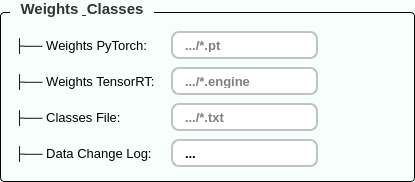
               <widget class="QGroupBox" name="groupBox_weights">
                <property name="minimumSize">
                 <size>
                  <width>0</width>
                  <height>0</height>
                 </size>
                </property>
                <property name="font">
                 <font>
                  <family>Segoe UI</family>
                  <pointsize>-1</pointsize>
                  <weight>75</weight>
                  <bold>true</bold>
                 </font>
                </property>
                <property name="styleSheet">
                 <string notr="true">/* Khung chính của GroupBox */
QGroupBox {
    background-color: #F7FFFD; /* Màu nền theo yêu cầu của bạn */
    border: 1px solid #000000; /* Viền xám mảnh để định hình khối */
    border-radius: 4px;        /* Bo tròn góc 4px đồng bộ với QPushButton */
    margin-top: 12px;          /* Tạo khoảng cách phía trên để nhường chỗ cho chữ tiêu đề */
    font-size: 15px;           /* Kích thước chữ tiêu đề */
    font-weight: bold;         /* Làm đậm chữ tiêu đề */
    color: #333333;            /* Màu chữ tiêu đề */
}

/* Tùy chỉnh vị trí của chữ tiêu đề GroupBox */
QGroupBox::title {
    subcontrol-origin: margin;
    subcontrol-position: top left; /* Đặt tiêu đề ở góc trên bên trái */
    left: 10px;                    /* Đẩy chữ dịch vào trong một chút cho đẹp */
    padding: 0px 5px;              /* Khoảng cách đệm xung quanh chữ */
}
</string>
                </property>
                <property name="title">
                 <string>Weights &amp; Classes</string>
                </property>
                <layout class="QVBoxLayout" name="vlayout_group_weights">
                 <property name="spacing">
                  <number>8</number>
                 </property>
                 <property name="leftMargin">
                  <number>14</number>
                 </property>
                 <property name="topMargin">
                  <number>18</number>
                 </property>
                 <property name="rightMargin">
                  <number>14</number>
                 </property>
                 <property name="bottomMargin">
                  <number>14</number>
                 </property>
                 <item>
                  <layout class="QHBoxLayout" name="hlayout_pt">
                   <property name="spacing">
                    <number>6</number>
                   </property>
                   <item>
                    <widget class="QLabel" name="label_8">
                     <property name="minimumSize">
                      <size>
                       <width>150</width>
                       <height>0</height>
                      </size>
                     </property>
                     <property name="font">
                      <font>
                       <pointsize>10</pointsize>
                      </font>
                     </property>
                     <property name="text">
                      <string>├── Weights PyTorch:</string>
                     </property>
                    </widget>
                   </item>
                   <item>
                    <widget class="QLineEdit" name="lineEdit_weight_pytorch">
                     <property name="minimumSize">
                      <size>
                       <width>0</width>
                       <height>28</height>
                      </size>
                     </property>
                     <property name="font">
                      <font>
                       <family>Segoe UI</family>
                       <pointsize>10</pointsize>
                       <weight>75</weight>
                       <bold>true</bold>
                      </font>
                     </property>
                     <property name="styleSheet">
                      <string notr="true">QLineEdit {
    border-radius: 8px;
    border: 2px solid #bdc3c7; /* Đường viền */
    padding: 5px 10px; /* Khoảng cách chữ với viền để không bị đè vào góc bo */
    background-color: white;
}

/* Hiệu ứng khi nhấn chuột vào ô nhập (tùy chọn) */
QLineEdit:focus {
    border: 2px solid #3498db; 
}
</string>
                     </property>
                     <property name="text">
                      <string/>
                     </property>
                     <property name="placeholderText">
                      <string>.../*.pt</string>
                     </property>
                    </widget>
                   </item>
                   <item>
                    <widget class="QPushButton" name="pushButton_weight_pytorch">
                     <property name="minimumSize">
                      <size>
                       <width>35</width>
                       <height>28</height>
                      </size>
                     </property>
                     <property name="font">
                      <font>
                       <pointsize>10</pointsize>
                      </font>
                     </property>
                     <property name="styleSheet">
                      <string notr="true">QPushButton {
    background-color: transparent;
    border: none;
    border-radius: 6px;
}
QPushButton:hover {
    background-color: rgba(0, 0, 0, 25);     /* nền hiện ra khi rê chuột */
}
QPushButton:pressed {
    background-color: rgba(0, 0, 0, 50);     /* đậm hơn khi nhấn */
}</string>
                     </property>
                     <property name="text">
                      <string/>
                     </property>
                     <property name="icon">
                      <iconset>
                       <normaloff>assert/icon/folder1.png</normaloff>assert/icon/folder1.png</iconset>
                     </property>
                     <property name="iconSize">
                      <size>
                       <width>20</width>
                       <height>20</height>
                      </size>
                     </property>
                    </widget>
                   </item>
                   <item>
                    <widget class="QPushButton" name="pushButton_weight_pytorch_2">
                     <property name="minimumSize">
                      <size>
                       <width>35</width>
                       <height>28</height>
                      </size>
                     </property>
                     <property name="font">
                      <font>
                       <pointsize>10</pointsize>
                       <weight>75</weight>
                       <bold>true</bold>
                      </font>
                     </property>
                     <property name="toolTip">
                      <string>Load model from weight .pt file</string>
                     </property>
                     <property name="styleSheet">
                      <string notr="true">QPushButton {
    background-color: transparent;
    border: none;
    border-radius: 6px;
}
QPushButton:hover {
    background-color: rgba(0, 0, 0, 25);     /* nền hiện ra khi rê chuột */
}
QPushButton:pressed {
    background-color: rgba(0, 0, 0, 50);     /* đậm hơn khi nhấn */
}</string>
                     </property>
                     <property name="text">
                      <string/>
                     </property>
                     <property name="icon">
                      <iconset>
                       <normaloff>assert/icon/upload.png</normaloff>assert/icon/upload.png</iconset>
                     </property>
                     <property name="iconSize">
                      <size>
                       <width>20</width>
                       <height>20</height>
                      </size>
                     </property>
                    </widget>
                   </item>
                  </layout>
                 </item>
                 <item>
                  <layout class="QHBoxLayout" name="hlayout_trt">
                   <property name="spacing">
                    <number>6</number>
                   </property>
                   <item>
                    <widget class="QLabel" name="label_10">
                     <property name="minimumSize">
                      <size>
                       <width>150</width>
                       <height>0</height>
                      </size>
                     </property>
                     <property name="font">
                      <font>
                       <pointsize>10</pointsize>
                      </font>
                     </property>
                     <property name="text">
                      <string>├── Weights TensorRT:</string>
                     </property>
                    </widget>
                   </item>
                   <item>
                    <widget class="QLineEdit" name="lineEdit_weight_tensorrt">
                     <property name="minimumSize">
                      <size>
                       <width>0</width>
                       <height>28</height>
                      </size>
                     </property>
                     <property name="font">
                      <font>
                       <family>Segoe UI</family>
                       <pointsize>10</pointsize>
                       <weight>75</weight>
                       <bold>true</bold>
                      </font>
                     </property>
                     <property name="styleSheet">
                      <string notr="true">QLineEdit {
    border-radius: 8px;
    border: 2px solid #bdc3c7; /* Đường viền */
    padding: 5px 10px; /* Khoảng cách chữ với viền để không bị đè vào góc bo */
    background-color: white;
}

/* Hiệu ứng khi nhấn chuột vào ô nhập (tùy chọn) */
QLineEdit:focus {
    border: 2px solid #3498db; 
}
</string>
                     </property>
                     <property name="text">
                      <string/>
                     </property>
                     <property name="placeholderText">
                      <string>.../*.engine</string>
                     </property>
                    </widget>
                   </item>
                   <item>
                    <widget class="QPushButton" name="pushButton_broswer_tensort">
                     <property name="minimumSize">
                      <size>
                       <width>35</width>
                       <height>28</height>
                      </size>
                     </property>
                     <property name="font">
                      <font>
                       <pointsize>10</pointsize>
                      </font>
                     </property>
                     <property name="styleSheet">
                      <string notr="true">QPushButton {
    background-color: transparent;
    border: none;
    border-radius: 6px;
}
QPushButton:hover {
    background-color: rgba(0, 0, 0, 25);     /* nền hiện ra khi rê chuột */
}
QPushButton:pressed {
    background-color: rgba(0, 0, 0, 50);     /* đậm hơn khi nhấn */
}</string>
                     </property>
                     <property name="text">
                      <string/>
                     </property>
                     <property name="icon">
                      <iconset>
                       <normaloff>assert/icon/folder1.png</normaloff>assert/icon/folder1.png</iconset>
                     </property>
                     <property name="iconSize">
                      <size>
                       <width>20</width>
                       <height>20</height>
                      </size>
                     </property>
                    </widget>
                   </item>
                   <item>
                    <widget class="QPushButton" name="pushButton_model_tensorrt">
                     <property name="minimumSize">
                      <size>
                       <width>35</width>
                       <height>28</height>
                      </size>
                     </property>
                     <property name="font">
                      <font>
                       <pointsize>10</pointsize>
                       <weight>75</weight>
                       <bold>true</bold>
                      </font>
                     </property>
                     <property name="toolTip">
                      <string>Load model from weight .engine file</string>
                     </property>
                     <property name="styleSheet">
                      <string notr="true">QPushButton {
    background-color: transparent;
    border: none;
    border-radius: 6px;
}
QPushButton:hover {
    background-color: rgba(0, 0, 0, 25);     /* nền hiện ra khi rê chuột */
}
QPushButton:pressed {
    background-color: rgba(0, 0, 0, 50);     /* đậm hơn khi nhấn */
}</string>
                     </property>
                     <property name="text">
                      <string/>
                     </property>
                     <property name="icon">
                      <iconset>
                       <normaloff>assert/icon/upload.png</normaloff>assert/icon/upload.png</iconset>
                     </property>
                     <property name="iconSize">
                      <size>
                       <width>20</width>
                       <height>20</height>
                      </size>
                     </property>
                    </widget>
                   </item>
                  </layout>
                 </item>
                 <item>
                  <layout class="QHBoxLayout" name="hlayout_cls">
                   <property name="spacing">
                    <number>6</number>
                   </property>
                   <item>
                    <widget class="QLabel" name="label_17">
                     <property name="minimumSize">
                      <size>
                       <width>150</width>
                       <height>0</height>
                      </size>
                     </property>
                     <property name="font">
                      <font>
                       <pointsize>10</pointsize>
                      </font>
                     </property>
                     <property name="text">
                      <string>├── Classes File:</string>
                     </property>
                    </widget>
                   </item>
                   <item>
                    <widget class="QLineEdit" name="lineEdit_classes_txt">
                     <property name="minimumSize">
                      <size>
                       <width>0</width>
                       <height>28</height>
                      </size>
                     </property>
                     <property name="font">
                      <font>
                       <family>Segoe UI</family>
                       <pointsize>10</pointsize>
                       <weight>75</weight>
                       <bold>true</bold>
                      </font>
                     </property>
                     <property name="styleSheet">
                      <string notr="true">QLineEdit {
    border-radius: 8px;
    border: 2px solid #bdc3c7; /* Đường viền */
    padding: 5px 10px; /* Khoảng cách chữ với viền để không bị đè vào góc bo */
    background-color: white;
}

/* Hiệu ứng khi nhấn chuột vào ô nhập (tùy chọn) */
QLineEdit:focus {
    border: 2px solid #3498db; 
}
</string>
                     </property>
                     <property name="text">
                      <string/>
                     </property>
                     <property name="placeholderText">
                      <string>.../*.txt</string>
                     </property>
                    </widget>
                   </item>
                   <item>
                    <widget class="QPushButton" name="pushButton_classes_txt">
                     <property name="minimumSize">
                      <size>
                       <width>35</width>
                       <height>28</height>
                      </size>
                     </property>
                     <property name="font">
                      <font>
                       <pointsize>10</pointsize>
                      </font>
                     </property>
                     <property name="styleSheet">
                      <string notr="true">QPushButton {
    background-color: transparent;
    border: none;
    border-radius: 6px;
}
QPushButton:hover {
    background-color: rgba(0, 0, 0, 25);     /* nền hiện ra khi rê chuột */
}
QPushButton:pressed {
    background-color: rgba(0, 0, 0, 50);     /* đậm hơn khi nhấn */
}</string>
                     </property>
                     <property name="text">
                      <string/>
                     </property>
                     <property name="icon">
                      <iconset>
                       <normaloff>assert/icon/folder1.png</normaloff>assert/icon/folder1.png</iconset>
                     </property>
                     <property name="iconSize">
                      <size>
                       <width>20</width>
                       <height>20</height>
                      </size>
                     </property>
                    </widget>
                   </item>
                   <item>
                    <widget class="QPushButton" name="pushButton_class_file">
                     <property name="minimumSize">
                      <size>
                       <width>35</width>
                       <height>28</height>
                      </size>
                     </property>
                     <property name="font">
                      <font>
                       <pointsize>10</pointsize>
                       <weight>75</weight>
                       <bold>true</bold>
                      </font>
                     </property>
                     <property name="styleSheet">
                      <string notr="true">QPushButton {
    background-color: transparent;
    border: none;
    border-radius: 6px;
}
QPushButton:hover {
    background-color: rgba(0, 0, 0, 25);     /* nền hiện ra khi rê chuột */
}
QPushButton:pressed {
    background-color: rgba(0, 0, 0, 50);     /* đậm hơn khi nhấn */
}</string>
                     </property>
                     <property name="text">
                      <string/>
                     </property>
                     <property name="icon">
                      <iconset>
                       <normaloff>assert/icon/upload.png</normaloff>assert/icon/upload.png</iconset>
                     </property>
                     <property name="iconSize">
                      <size>
                       <width>20</width>
                       <height>20</height>
                      </size>
                     </property>
                    </widget>
                   </item>
                  </layout>
                 </item>
                 <item>
                  <layout class="QHBoxLayout" name="hlayout_datalog">
                   <property name="spacing">
                    <number>6</number>
                   </property>
                   <item>
                    <widget class="QLabel" name="label_9">
                     <property name="minimumSize">
                      <size>
                       <width>150</width>
                       <height>0</height>
                      </size>
                     </property>
                     <property name="font">
                      <font>
                       <pointsize>10</pointsize>
                      </font>
                     </property>
                     <property name="text">
                      <string>├── Data Change Log:</string>
                     </property>
                    </widget>
                   </item>
                   <item>
                    <widget class="QLineEdit" name="lineEdit_data_change">
                     <property name="minimumSize">
                      <size>
                       <width>0</width>
                       <height>28</height>
                      </size>
                     </property>
                     <property name="font">
                      <font>
                       <family>Segoe UI</family>
                       <pointsize>10</pointsize>
                       <weight>75</weight>
                       <bold>true</bold>
                      </font>
                     </property>
                     <property name="styleSheet">
                      <string notr="true">QLineEdit {
    border-radius: 8px;
    border: 2px solid #bdc3c7; /* Đường viền */
    padding: 5px 10px; /* Khoảng cách chữ với viền để không bị đè vào góc bo */
    background-color: white;
}

/* Hiệu ứng khi nhấn chuột vào ô nhập (tùy chọn) */
QLineEdit:focus {
    border: 2px solid #3498db; 
}
</string>
                     </property>
                     <property name="text">
                      <string>...</string>
                     </property>
                    </widget>
                   </item>
                   <item>
                    <widget class="QPushButton" name="pushButton_data_change">
                     <property name="minimumSize">
                      <size>
                       <width>35</width>
                       <height>28</height>
                      </size>
                     </property>
                     <property name="font">
                      <font>
                       <pointsize>10</pointsize>
                      </font>
                     </property>
                     <property name="styleSheet">
                      <string notr="true">QPushButton {
    background-color: transparent;
    border: none;
    border-radius: 6px;
}
QPushButton:hover {
    background-color: rgba(0, 0, 0, 25);     /* nền hiện ra khi rê chuột */
}
QPushButton:pressed {
    background-color: rgba(0, 0, 0, 50);     /* đậm hơn khi nhấn */
}</string>
                     </property>
                     <property name="text">
                      <string/>
                     </property>
                     <property name="icon">
                      <iconset>
                       <normaloff>assert/icon/folder1.png</normaloff>assert/icon/folder1.png</iconset>
                     </property>
                     <property name="iconSize">
                      <size>
                       <width>20</width>
                       <height>20</height>
                      </size>
                     </property>
                    </widget>
                   </item>
                   <item>
                    <widget class="QPushButton" name="pushButton_data_change_2">
                     <property name="minimumSize">
                      <size>
                       <width>35</width>
                       <height>28</height>
                      </size>
                     </property>
                     <property name="font">
                      <font>
                       <pointsize>10</pointsize>
                       <weight>75</weight>
                       <bold>true</bold>
                      </font>
                     </property>
                     <property name="styleSheet">
                      <string notr="true">QPushButton {
    background-color: transparent;
    border: none;
    border-radius: 6px;
}
QPushButton:hover {
    background-color: rgba(0, 0, 0, 25);     /* nền hiện ra khi rê chuột */
}
QPushButton:pressed {
    background-color: rgba(0, 0, 0, 50);     /* đậm hơn khi nhấn */
}</string>
                     </property>
                     <property name="text">
                      <string/>
                     </property>
                     <property name="icon">
                      <iconset>
                       <normaloff>assert/icon/upload.png</normaloff>assert/icon/upload.png</iconset>
                     </property>
                     <property name="iconSize">
                      <size>
                       <width>20</width>
                       <height>20</height>
                      </size>
                     </property>
                    </widget>
                   </item>
                  </layout>
                 </item>
                </layout>
               </widget>
